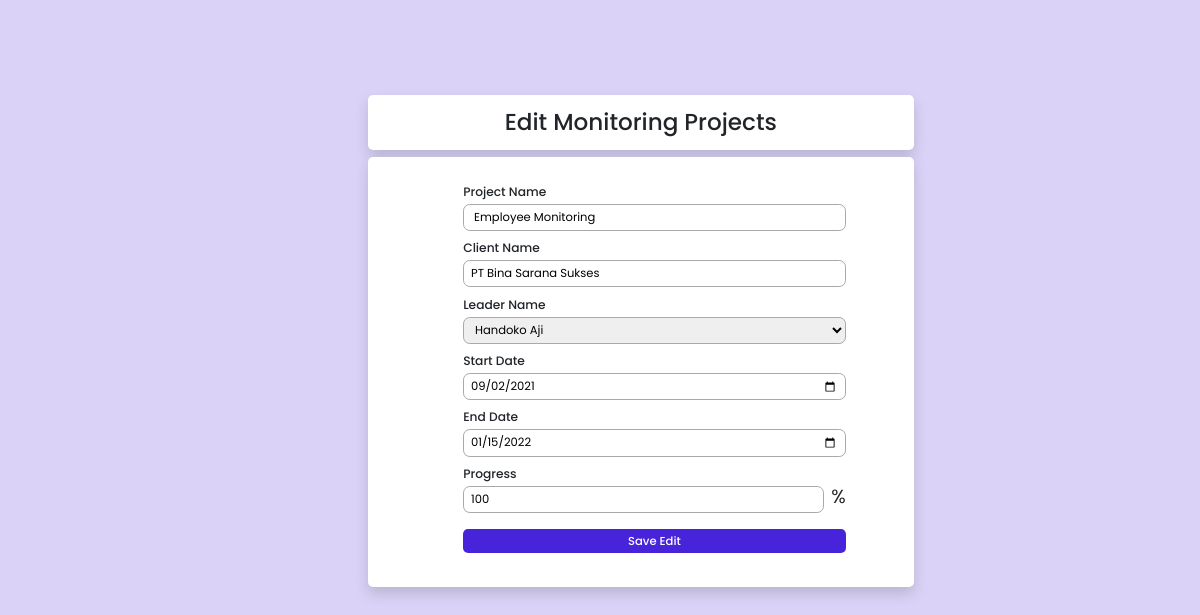
The page /edit.php?id=9 on the database its author committed.
### tables this page shows
CREATE TABLE `monitoring` (
  `id` int(11) NOT NULL,
  `project_name` varchar(100) NOT NULL,
  `client_name` varchar(100) NOT NULL,
  `leader_id` int(11) NOT NULL,
  `start_date` date NOT NULL,
  `end_date` date NOT NULL,
  `progress` float NOT NULL
);

CREATE TABLE `leader` (
  `id` int(11) NOT NULL,
  `leader_name` varchar(100) NOT NULL,
  `email` varchar(100) NOT NULL,
  `profile_picture` varchar(100) NOT NULL
);

### CRUD.php (called while the page is built, shortened)
<?php
$conn = mysqli_connect("localhost", "root", "", "project_monitoring");
function query($query)
{
    global $conn;
    $result = mysqli_query($conn, $query);
    $rows = [];
    while ($row = mysqli_fetch_assoc($result)) {
        $rows[] = $row;
    }
    return $rows;
}

### edit.php (the view, shortened to what this page needs)
<?php
require 'CRUD.php';
$id = $_GET['id'];
$monitoring = query("SELECT * FROM monitoring WHERE id = $id")[0];
$now_leader = $monitoring['leader_id'];
$now_leader_name = query("SELECT * FROM leader where id = $now_leader")[0];
?>
<!DOCTYPE html>
<html lang="en">
<head>
    <link href="https://cdn.jsdelivr.net/npm/bootstrap@5.2.0-beta1/dist/css/bootstrap.min.css" rel="stylesheet">
    <link rel="stylesheet" href="CSS/style.css">
</head>
<body>
    <div class="con w-50 d-flex flex-column justify-content-center">
        <h1 class="mt-5 mb-2 p-3 w-100 container-form shadow rounded">Edit Monitoring Projects</h1>
        <form action="" method="post" class="container-form shadow mt-0 rounded d-flex flex-column ">
            <ul>
                <li>
                    <label for="project_name">Project Name</label>
                    <br>
                    <input class="field" type="text" name="project_name" id="project_name" required value="<?= $monitoring["project_name"]; ?>">
                </li>
                <li>
                    <label for="client_name">Client Name</label>
                    <br>
                    <input class="field" type="text" name="client_name" id="client_name" value="<?= $monitoring["client_name"]; ?>">
                </li>
                <li>
                    <label for="leader_id">Leader Name</label>
                    <select class="field" style="cursor: pointer;" id="leader_id" name="leader_id" required tabindex="1">
                        <option selected hidden value="<?= $now_leader[0] ?>"><?= $now_leader_name['leader_name'] ?></option>
                    </select>
                </li>
                <li>
                    <label for="start_date">Start Date</label>
                    <br>
                    <input class="field" type="date" name="start_date" id="start_date" required value="<?= $monitoring['start_date'] ?>">
                </li>
                <li>
                    <label for="end_date">End Date</label>
                    <br>
                    <input class="field" type="date" name="end_date" id="end_date" required value="<?= $monitoring['end_date'] ?>">
                </li>
                <li>
                    <label for="progress">Progress</label>
                    <br>
                    <div class="d-flex justify-content-center">
                        <input class="field" type="number" name="progress" id="progress" value="<?= $monitoring['progress'] * 100 ?>">
                        <div class="ms-2 tag-persen">%</div>
                    </div>
                </li>
                <li><button class="w-100 mt-3 p-1 submit rounded" type="submit" name="submit">Save Edit</button></li>
            </ul>
        </form>
    </div>
</body>
</html>

### CSS/style.css (style rules this page uses)
:root { --header-height: 3rem;--nav-width: 68px;--first-color: #4723D9;--first-color-light: #AFA5D9;--white-color: #F7F6FB;--body-font: 'Nunito', sans-serif;--normal-font-size: 1rem;--z-fixed: 100 }
*,::before,::after { box-sizing: border-box }
body { position: relative;margin: var(--header-height) 0 0 0;padding: 0 1rem;font-family: var(--body-font);font-size: var(--normal-font-size);transition: .5s }
@media screen and (min-width: 768px) { body { margin: calc(var(--header-height) + 1rem) 0 0 0;padding-left: calc(var(--nav-width) + 2rem) } }
* { margin: 0; padding: 0; box-sizing: border-box; font-family: "Poppins", sans-serif; font-size: 0.85rem; }
body { background-color: rgba(71, 35, 217, 0.2); display: flex; justify-content: center; align-items: center; }
h1 { font-weight: 500; font-size: 1.7rem; }
.container-form { display: flex; justify-content: center; margin-top: 5rem; background-color: white; padding-right: 5rem; padding-left: 5rem; padding-top: 1.5rem; padding-bottom: 1.5rem; }
.field { margin-top: 0.2rem; margin-bottom: 0.2rem; padding-left: 0.5rem; padding-right: 0.5rem; width: 100%; height: 2rem; border-radius: 0.5rem; border: 1px solid darkgray; }
li > label { font-size: 0.9rem; margin-top: 0.4rem; font-weight: 500; }
.submit { border: 0; background-color: #4723D9; color: white; font-weight: 500; }
.tag-persen { font-size: 1.4rem; }

### edit.php (style rules this page uses)
li { list-style-type: none; }

### rows shown on the page
monitoring: project_name "Employee Monitoring", client_name "PT Bina Sarana Sukses", start_date "09/02/2021", end_date "01/15/2022", progress "100"
leader: leader_id "Handoko Aji"
